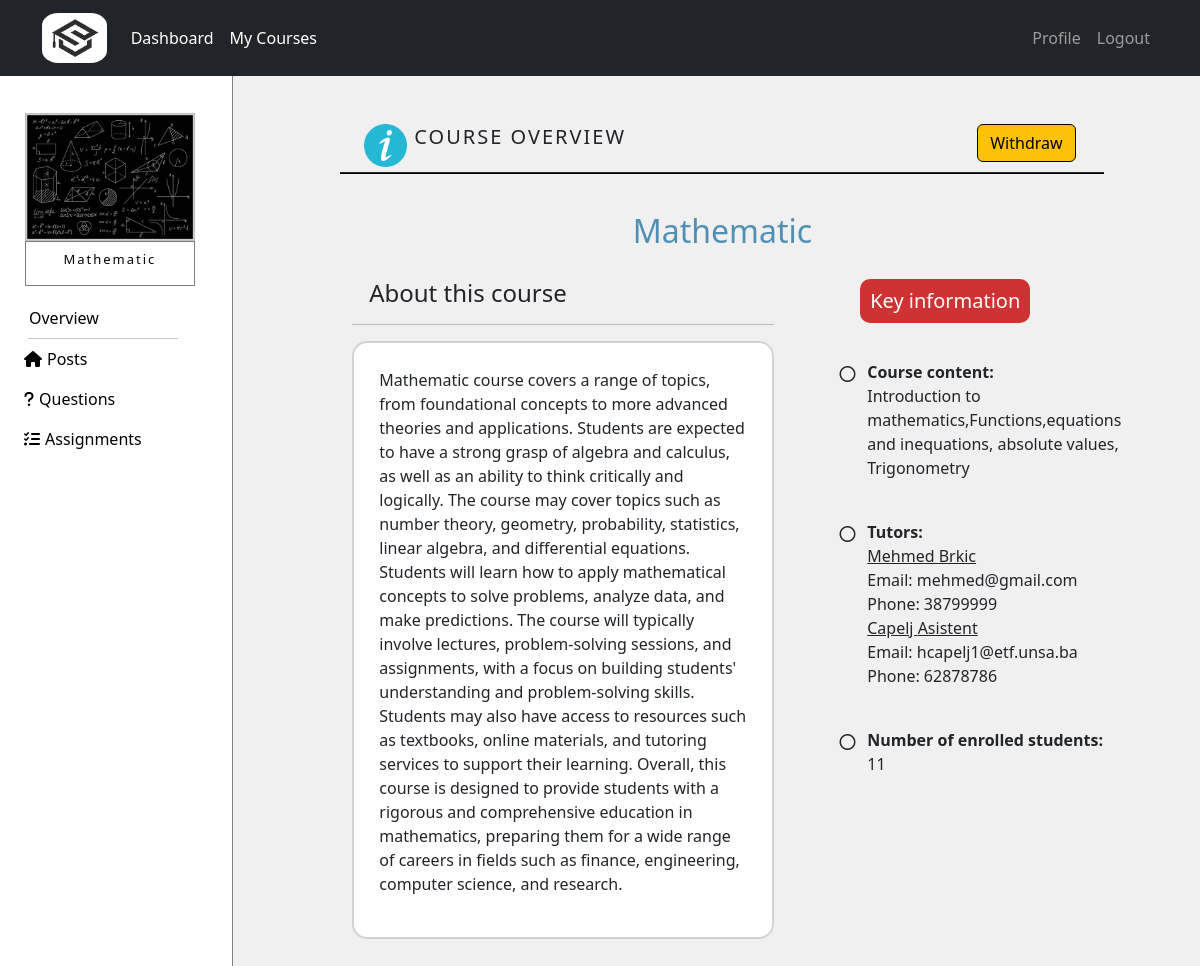
The app's page /courses/course/10/overview (signed in), older data.
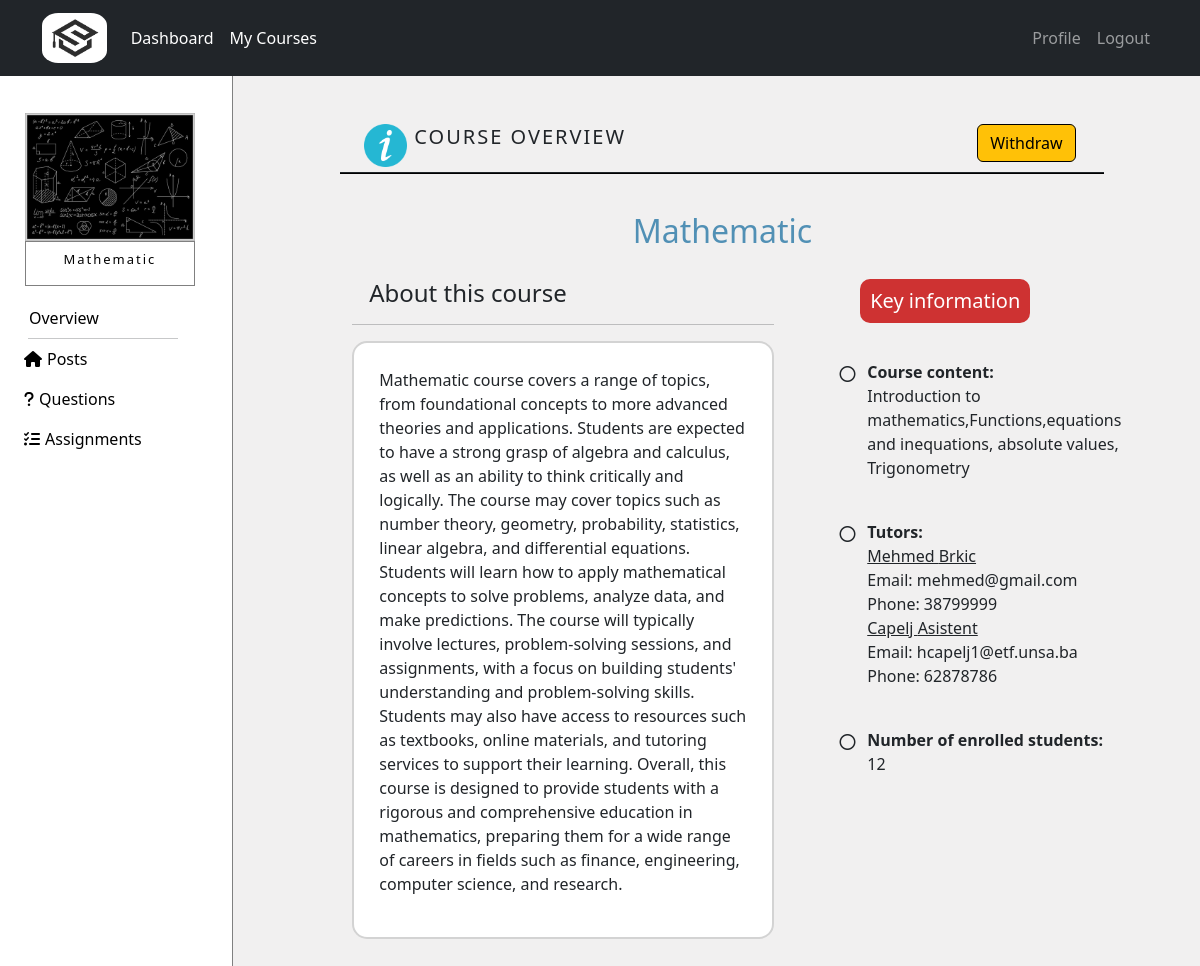
The same page, newer data.
### courses/models.py (models this page shows, shortened)
class Course(models.Model):
    name = models.CharField(max_length=50)
    summary = models.CharField(max_length=500)
    image = models.ImageField(upload_to="courses_images",default="courses_images/default.jpg",blank=True)
    overview = models.TextField(null=True,blank=True)
    max_students = models.IntegerField(default=100)
    student_number = models.IntegerField(default=0)

### courses/views.py (the view, shortened to what this page needs)
# urls.py: path('course/<int:course_id>/overview',views.overview,name='overview'),
@login_required
def overview(request,course_id):
   if is_enrolled(request.user, course_id) is False:
      return HttpResponse('<html><body><h2 style="font-weight: lighter">Your do not have access to view this page!</h2><body></html>')
   course = get_object_or_404(Course,pk=course_id)
   tutors = Tutor.objects.filter(course=course)
   return render(request,'courses/overview.html',{'course':course,'tutors':tutors})

### courses/views.py (called while the page is built)
def is_enrolled(user, course_id):
   course = get_object_or_404(Course,pk=course_id)
   if user.is_tutor:
      tutor_courses = TutorCourse.objects.filter(course=course,tutor=user.Tutor)
      return tutor_courses.exists()
   else:
      student_courses = StudentCourse.objects.filter(course=course,student=user.Student)
      return student_courses.exists()

### templates/courses/overview.html (shortened to what the changed rows need)
{% extends 'courses/course.html' %}
{% block courseContent %}
{% load static %}
<div style="margin-left: auto; margin-right: auto; width:75%; margin-top: 5%; position: relative; margin-bottom: 5px;">
    <img class="col-sm-4 col-md-4 col-lg-4" src="{% static 'img/information.png' %}"
         style="width:6%;" title="info">
    <div class="col-sm-6 col-md-6 col-lg-6 availableCourses">
      <h5 class="title">COURSE OVERVIEW</h5>
    </div>
    {% if user.is_student %}
        <form action="{% url 'overview' course_id=course.pk %}" method="POST">
            <button class="col-sm-2 col-md-2 col-lg-2 btn btn-warning dugmeStatusKurs"
                    style="position: absolute; right: 5px; bottom: 5px; border: 1px solid black; width: fit-content;"
                    name="withdraw_button" value="{{user.pk}}" type="submit">Withdraw</button>
        </form>
    {% endif %}
</div>
  <hr style="width: 80%; margin-left: auto; margin-right: auto; background-color: black;
             opacity: 1; margin-top: 0; margin-bottom: 4%; height: 2px;">
    {% if course %}
    <h2 style="color: rgb(81 144 181); display: flex; justify-content: center;">{{course.name}}</h2>
    <div class="container" style="width: 80%; margin-top: 3%;">
        <div class="row">
            <div class="col-sm-12 col-md-7 col-lg-7">
                <h4 style="margin-left: 4%;">About this course</h4>
                <hr>
                <div style="background-color: white; border-radius: 15px; padding: 25px; border: 2px solid lightgray;">
                    <p>{{course.overview}}</p>
                </div>
            </div>
            <div id="keyInfo" class="col-sm-12 col-md-5 col-lg-5">
                <div style="display: flex; justify-content: center;">
                    <h5 style="background-color: rgb(206 50 50); color: white; padding: 10px;
                               border-radius: 10px;">Key information</h5>
                </div>
                <div style="display: flex; justify-content: center;">
                    <div style="margin-left: 20%; margin-top: 10%;">
                        <div style="display: flex; flex-direction: row;">
                            <i class="fa-regular fa-circle" style="display: inline; margin-right: 2%; padding: 6px;"></i>
                            <p style="display: inline; font-weight:300;">
                                <span style="font-weight: bold;">Course content:</span>
                                <br>
                                {{course.summary}}</p>
                        </div>
                        <br>
                        {% if tutors %}
                        <div style="display: flex; flex-direction: row;">
                            <i class="fa-regular fa-circle" style="display: inline; margin-right: 2%; padding: 6px;"></i>
                            <p style="display: inline; font-weight:300;">
                                <span style="font-weight: bold;">Tutors: </span>
                                {% if tutors %}
                                    {% for tutor in tutors %}
                                        <span style="text-decoration: underline;">{{tutor.user.first_name}} {{tutor.user.last_name}}<br>
                                        </span>
                                        Email: {{tutor.user.email}} <span><br></span>
                                        Phone: {{tutor.phone}}
                                    {% endfor %}
                                {% endif %}
                            </p>
                            <br>
                        </div>
                        {% endif %}
                        <br>
                        <div style="display: flex; flex-direction: row;">
                            <i class="fa-regular fa-circle" style="display: inline; margin-right: 2%; padding: 6px;"></i>
                            <p style="display: inline; font-weight:300;">
                                <span style="font-weight: bold;">Number of enrolled students:</span>
                                <br>
                                {{course.student_number}}</p>
                        </div>
                    </div>
                </div>
            </div>
        </div>
    </div>
    {% endif %}
    <div style="height: 150px;"></div>
{% endblock %}

### templates/courses/course.html (shortened to what this page needs)
{% extends 'courses/dashboard.html' %}
{% block content_courses %}
{% load static %}
{% if course %}
<div class="row no-gutters">
  <div id="left-gutter" class="col-sm-1 col-md-2 col-lg-2 no-gutters" style="width: 20%; height: 100vh; background-color: white; padding: 0; border-right: 1px solid gray;">
    <div class="card" style="width: 70%; margin-top: 15%;
                             margin-left: auto; margin-right: auto; border: none;">
      <img src="{{course.image.url}}" class="card-img-top" style="border-radius: 0%;" alt="Cover">
        <div class="card-body" style="border: 1px solid gray; padding: 10px 0px 10px 0px;">
          <h4 class="card-title courseDetails courseTitle"
              style="text-align: center; color: black; letter-spacing: 2px; font-weight: lighter;">{{course.name}}</h4>
        </div>
    </div>
    <div class="nav flex-column" style="margin-top: 5%; width: 100%;">
      <div id="miniMeni">
        <a class="nav-link hoverMeni" href="{% url 'overview' course_id=course.pk %}" style="color: black;">
          Overview
        </a>
        <hr id="line">
        {% if user.is_student %}
        <a class="nav-link hoverMeni" href="{% url 'course' course_id=course.pk %}" style="color: black;">
          <i class="fa-solid fa-house" style="margin-right: 5px;"></i>Posts
        </a>
        {% else %}
        <a class="nav-link hoverMeni" href="{% url 'tutor_course' course_id=course.pk %}" style="color: black;">
          <i class="fa-solid fa-house" style="margin-right: 5px;"></i>Posts
        </a>
        {% endif %}
        <a class="nav-link hoverMeni" href="{% url 'view_questions_tutor' course_id=course.pk %}" style="color: black;">
          <i class="fa-solid fa-question" style="margin-right: 5px;"></i>Questions
        </a>
        <a class="nav-link hoverMeni" href="{% url 'assignment_overview' course_id=course.pk %}" style="color: black;">
          <i class="fa-solid fa-list-check" style="margin-right: 5px;"></i>Assignments
        </a>
      </div>
    </div>
  </div>
  <div id="right-gutter" class="col-sm-11 col-md-10 col-lg-10 no-gutters">
    {% block courseContent%}{% endblock %}
  </div>
</div>
{% endif %}
{% endblock %}

Row changes from the older to the newer data that the page shows:
changed Course "Mathematic": student_number "11" → "12"
